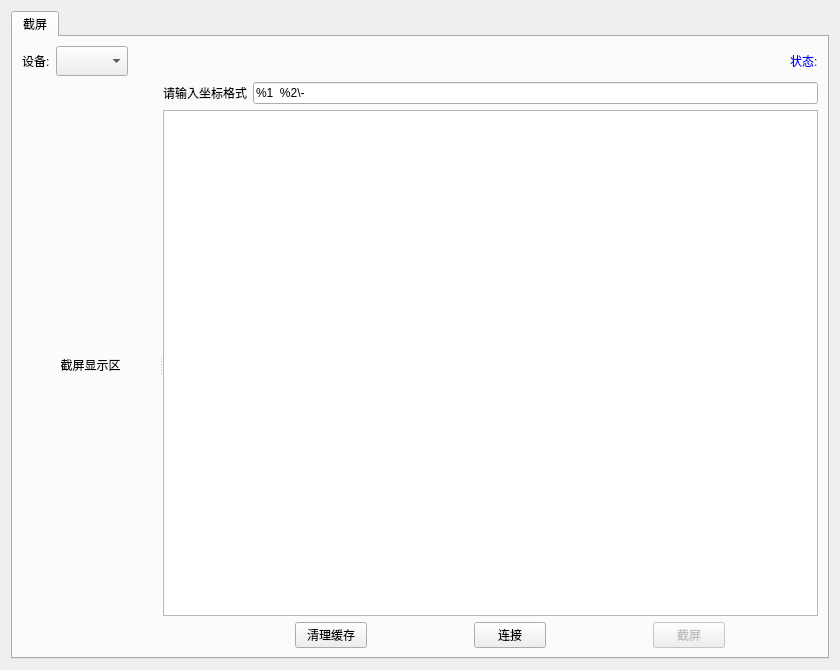
<?xml version="1.0" encoding="UTF-8"?>
<ui version="4.0">
 <class>SyberOSDevice::Internal::MonitorWidget</class>
 <widget class="QWidget" name="SyberOSDevice::Internal::MonitorWidget">
  <property name="geometry">
   <rect>
    <x>0</x>
    <y>0</y>
    <width>840</width>
    <height>670</height>
   </rect>
  </property>
  <property name="windowTitle">
   <string>CustomWidget</string>
  </property>
  <layout class="QVBoxLayout" name="verticalLayout_3">
   <item>
    <widget class="QTabWidget" name="tabWidget">
     <property name="currentIndex">
      <number>0</number>
     </property>
     <widget class="QWidget" name="tab">
      <attribute name="title">
       <string>截屏</string>
      </attribute>
      <layout class="QVBoxLayout" name="verticalLayout_2">
       <item>
        <layout class="QHBoxLayout" name="horizontalLayout_2">
         <item>
          <widget class="QLabel" name="deviceNameLbl">
           <property name="minimumSize">
            <size>
             <width>0</width>
             <height>30</height>
            </size>
           </property>
           <property name="maximumSize">
            <size>
             <width>16777215</width>
             <height>30</height>
            </size>
           </property>
           <property name="text">
            <string>设备:</string>
           </property>
           <property name="buddy">
            <cstring>deviceCombo</cstring>
           </property>
          </widget>
         </item>
         <item>
          <widget class="QComboBox" name="deviceCombo">
           <property name="minimumSize">
            <size>
             <width>0</width>
             <height>30</height>
            </size>
           </property>
           <property name="maximumSize">
            <size>
             <width>16777215</width>
             <height>30</height>
            </size>
           </property>
          </widget>
         </item>
         <item>
          <spacer name="horizontalSpacer_2">
           <property name="orientation">
            <enum>Qt::Horizontal</enum>
           </property>
           <property name="sizeType">
            <enum>QSizePolicy::Expanding</enum>
           </property>
           <property name="sizeHint" stdset="0">
            <size>
             <width>40</width>
             <height>30</height>
            </size>
           </property>
          </spacer>
         </item>
         <item>
          <widget class="QLabel" name="coorLbl">
           <property name="sizePolicy">
            <sizepolicy hsizetype="Maximum" vsizetype="Minimum">
             <horstretch>0</horstretch>
             <verstretch>0</verstretch>
            </sizepolicy>
           </property>
           <property name="minimumSize">
            <size>
             <width>0</width>
             <height>30</height>
            </size>
           </property>
           <property name="maximumSize">
            <size>
             <width>16777215</width>
             <height>30</height>
            </size>
           </property>
           <property name="sizeIncrement">
            <size>
             <width>0</width>
             <height>30</height>
            </size>
           </property>
           <property name="styleSheet">
            <string notr="true"/>
           </property>
           <property name="text">
            <string>&lt;font color=&quot;#0000ff&quot;&gt;状态:&lt;/font&gt;</string>
           </property>
           <property name="textFormat">
            <enum>Qt::RichText</enum>
           </property>
          </widget>
         </item>
        </layout>
       </item>
       <item>
        <widget class="Core::MiniSplitter" name="splitter">
         <property name="orientation">
          <enum>Qt::Horizontal</enum>
         </property>
         <widget class="ImageLabel" name="imageLabel">
          <property name="sizePolicy">
           <sizepolicy hsizetype="Maximum" vsizetype="Expanding">
            <horstretch>0</horstretch>
            <verstretch>0</verstretch>
           </sizepolicy>
          </property>
          <property name="text">
           <string>截屏显示区</string>
          </property>
          <property name="alignment">
           <set>Qt::AlignCenter</set>
          </property>
         </widget>
         <widget class="QWidget" name="layoutWidget">
          <layout class="QVBoxLayout" name="verticalLayout">
           <property name="sizeConstraint">
            <enum>QLayout::SetMaximumSize</enum>
           </property>
           <item>
            <layout class="QHBoxLayout" name="horizontalLayout_3">
             <property name="sizeConstraint">
              <enum>QLayout::SetMinimumSize</enum>
             </property>
             <item>
              <widget class="QLabel" name="label">
               <property name="sizePolicy">
                <sizepolicy hsizetype="Maximum" vsizetype="Preferred">
                 <horstretch>0</horstretch>
                 <verstretch>0</verstretch>
                </sizepolicy>
               </property>
               <property name="toolTip">
                <string>&lt;html&gt;&lt;head/&gt;&lt;body&gt;&lt;p&gt;请输入坐标格式 x 用 %1,  y 用 %2 分隔符前面加\ 表示， 例如 （%1， %2）\;&lt;/p&gt;&lt;/body&gt;&lt;/html&gt;</string>
               </property>
               <property name="text">
                <string>请输入坐标格式</string>
               </property>
               <property name="buddy">
                <cstring>lineEdit</cstring>
               </property>
              </widget>
             </item>
             <item>
              <widget class="QLineEdit" name="lineEdit">
               <property name="sizePolicy">
                <sizepolicy hsizetype="Preferred" vsizetype="Fixed">
                 <horstretch>0</horstretch>
                 <verstretch>0</verstretch>
                </sizepolicy>
               </property>
               <property name="text">
                <string>%1  %2\-</string>
               </property>
              </widget>
             </item>
            </layout>
           </item>
           <item>
            <widget class="QListWidget" name="listWidget">
             <property name="sizePolicy">
              <sizepolicy hsizetype="Minimum" vsizetype="Expanding">
               <horstretch>0</horstretch>
               <verstretch>0</verstretch>
              </sizepolicy>
             </property>
             <property name="minimumSize">
              <size>
               <width>0</width>
               <height>0</height>
              </size>
             </property>
             <property name="maximumSize">
              <size>
               <width>2000</width>
               <height>16777215</height>
              </size>
             </property>
            </widget>
           </item>
           <item>
            <layout class="QHBoxLayout" name="horizontalLayout">
             <property name="spacing">
              <number>15</number>
             </property>
             <property name="sizeConstraint">
              <enum>QLayout::SetDefaultConstraint</enum>
             </property>
             <item>
              <spacer name="horizontalSpacer">
               <property name="orientation">
                <enum>Qt::Horizontal</enum>
               </property>
               <property name="sizeType">
                <enum>QSizePolicy::Preferred</enum>
               </property>
               <property name="sizeHint" stdset="0">
                <size>
                 <width>40</width>
                 <height>20</height>
                </size>
               </property>
              </spacer>
             </item>
             <item>
              <widget class="QPushButton" name="clearBtn">
               <property name="minimumSize">
                <size>
                 <width>72</width>
                 <height>0</height>
                </size>
               </property>
               <property name="maximumSize">
                <size>
                 <width>72</width>
                 <height>16777215</height>
                </size>
               </property>
               <property name="sizeIncrement">
                <size>
                 <width>85</width>
                 <height>0</height>
                </size>
               </property>
               <property name="baseSize">
                <size>
                 <width>85</width>
                 <height>0</height>
                </size>
               </property>
               <property name="text">
                <string>清理缓存</string>
               </property>
              </widget>
             </item>
             <item>
              <widget class="QPushButton" name="connectBtn">
               <property name="minimumSize">
                <size>
                 <width>72</width>
                 <height>0</height>
                </size>
               </property>
               <property name="maximumSize">
                <size>
                 <width>72</width>
                 <height>16777215</height>
                </size>
               </property>
               <property name="toolTip">
                <string>&lt;html&gt;&lt;head/&gt;&lt;body&gt;&lt;p&gt;&lt;span style=&quot; color:#ff0000;&quot;&gt;目前只支持元心设备&lt;/span&gt;&lt;/p&gt;&lt;/body&gt;&lt;/html&gt;</string>
               </property>
               <property name="text">
                <string>连接</string>
               </property>
              </widget>
             </item>
             <item>
              <widget class="QPushButton" name="captureButton">
               <property name="enabled">
                <bool>false</bool>
               </property>
               <property name="minimumSize">
                <size>
                 <width>72</width>
                 <height>0</height>
                </size>
               </property>
               <property name="maximumSize">
                <size>
                 <width>72</width>
                 <height>16777215</height>
                </size>
               </property>
               <property name="text">
                <string>截屏</string>
               </property>
              </widget>
             </item>
            </layout>
           </item>
          </layout>
         </widget>
        </widget>
       </item>
      </layout>
     </widget>
    </widget>
   </item>
  </layout>
 </widget>
 <customwidgets>
  <customwidget>
   <class>ImageLabel</class>
   <extends>QLabel</extends>
   <header location="global">monitor/imagelabel.h</header>
  </customwidget>
  <customwidget>
   <class>Core::MiniSplitter</class>
   <extends>QSplitter</extends>
   <header location="global">coreplugin/minisplitter.h</header>
   <container>1</container>
  </customwidget>
 </customwidgets>
 <resources/>
 <connections/>
</ui>
